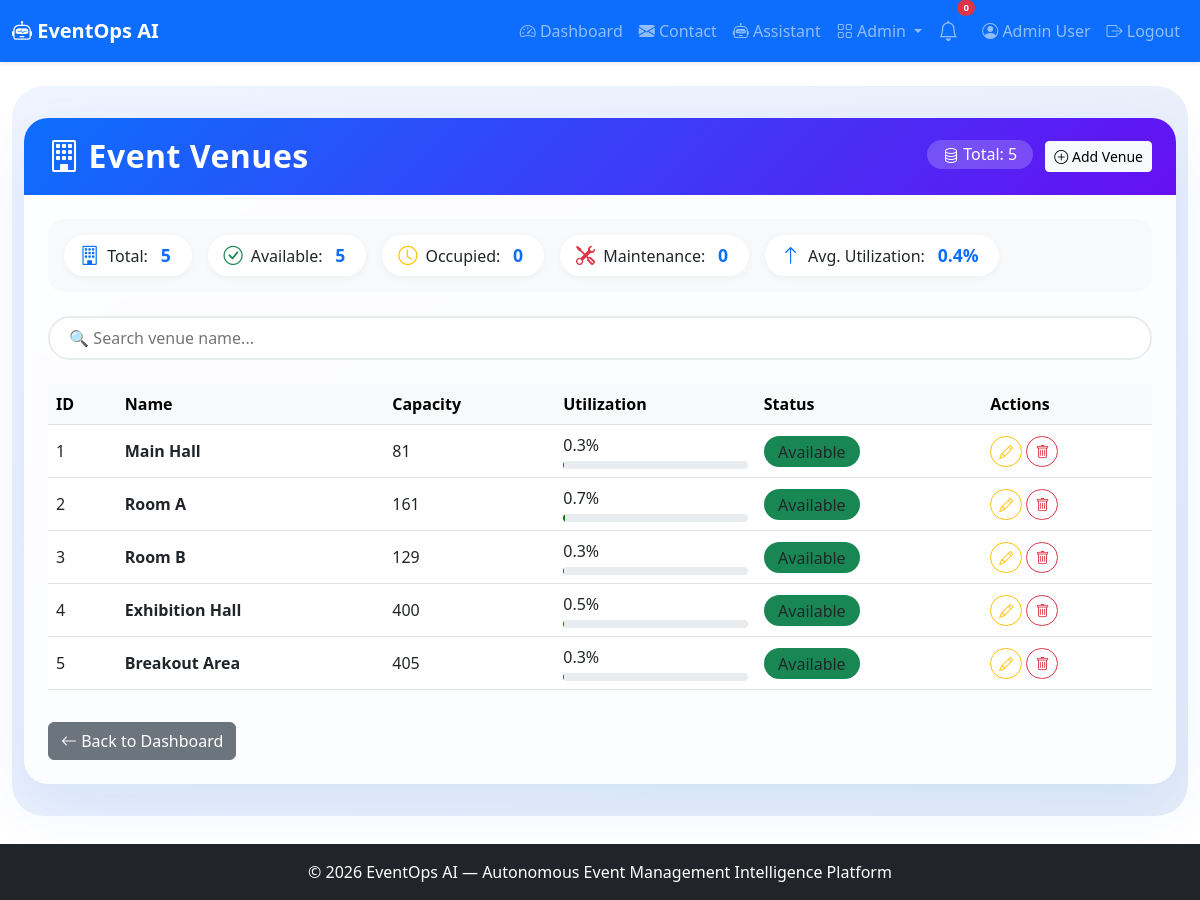
The app's page /admin/venues (signed in) with its own data.
### app.py (models this page shows, shortened)
class User(UserMixin, db.Model):
    id = db.Column(db.Integer, primary_key=True)
    name = db.Column(db.String(100), nullable=False)
    email = db.Column(db.String(100), unique=True, nullable=False)
    password_hash = db.Column(db.String(200), nullable=False)
    role = db.Column(db.String(20), default='user')
    created_at = db.Column(db.DateTime, default=lambda: datetime.now(timezone.utc))

class Venue(db.Model):
    id = db.Column(db.Integer, primary_key=True)
    name = db.Column(db.String(100), nullable=False)
    capacity = db.Column(db.Integer)
    utilization = db.Column(db.Float, default=0.0)
    status = db.Column(db.String(20), default='available')
    created_at = db.Column(db.DateTime, default=lambda: datetime.now(timezone.utc))

### app.py (the view)
@app.route('/admin/venues')
@login_required
def admin_venues():
    if current_user.role != 'admin':
        abort(403)
    venues = Venue.query.all()
    return render_template('admin_venues.html', venues=venues)

### app.py (called while the page is built)
@login_manager.user_loader
def load_user(user_id):
    return User.query.get(int(user_id))

### templates/admin_venues.html (shortened to what this page needs)
{% extends "base.html" %}
{% block content %}
<div class="admin-wrapper">
    <div class="container-fluid">
        <div class="card admin-card">
            <div class="card-header d-flex flex-wrap justify-content-between align-items-center">
                <h2 class="mb-0"><i class="bi bi-building me-2"></i>Event Venues</h2>
                <div>
                    <span class="total-badge"><i class="bi bi-database"></i> Total: {{ venues|length }}</span>
                    <a href="{{ url_for('admin_venue_add') }}" class="btn btn-light btn-sm ms-2">
                        <i class="bi bi-plus-circle"></i> Add Venue
                    </a>
                </div>
            </div>
            <div class="card-body">
                <div class="stats-row">
                    <div class="stat-item"><i class="bi bi-building"></i> Total: <span class="stat-num">{{ venues|length }}</span></div>
                    <div class="stat-item"><i class="bi bi-check-circle text-success"></i> Available: <span class="stat-num">{{ venues|selectattr('status', 'equalto', 'available')|list|length }}</span></div>
                    <div class="stat-item"><i class="bi bi-clock text-warning"></i> Occupied: <span class="stat-num">{{ venues|selectattr('status', 'equalto', 'occupied')|list|length }}</span></div>
                    <div class="stat-item"><i class="bi bi-tools text-danger"></i> Maintenance: <span class="stat-num">{{ venues|selectattr('status', 'equalto', 'maintenance')|list|length }}</span></div>
                    <div class="stat-item"><i class="bi bi-arrow-up text-primary"></i> Avg. Utilization: <span class="stat-num">{{ (venues|map(attribute='utilization')|sum / venues|length)|round(1) if venues else 0 }}%</span></div>
                </div>
                <div class="filter-bar">
                    <input type="text" id="searchVenue" class="search-box" placeholder="🔍 Search venue name...">
                </div>
                <div class="table-responsive">
                    <table class="table table-hover align-middle" id="venueTable">
                        <thead class="table-light">
                            <tr>
                                <th>ID</th>
                                <th>Name</th>
                                <th>Capacity</th>
                                <th>Utilization</th>
                                <th>Status</th>
                                <th>Actions</th>
                            </tr>
                        </thead>
                        <tbody>
                            {% for venue in venues %}
                            <tr data-name="{{ venue.name|lower }}">
                                <td>{{ venue.id }}</td>
                                <td><strong>{{ venue.name }}</strong></td>
                                <td>{{ venue.capacity }}</td>
                                <td>
                                    {{ venue.utilization|round(1) }}%
                                    <div class="utilization-bar">
                                    </div>
                                </td>
                                <td>
                                    <span class="badge-status bg-{{ 'success' if venue.status == 'available' else 'warning' if venue.status == 'occupied' else 'danger' }}">
                                        {{ venue.status|title }}
                                    </span>
                                </td>
                                <td>
                                    <a href="{{ url_for('admin_venue_edit', venue_id=venue.id) }}" class="btn btn-sm btn-outline-warning"><i class="bi bi-pencil"></i></a>
                                    <a href="{{ url_for('admin_venue_delete', venue_id=venue.id) }}" class="btn btn-sm btn-outline-danger" onclick="return confirm('Delete this venue?')"><i class="bi bi-trash"></i></a>
                                </td>
                            </tr>
                            {% endfor %}
                        </tbody>
                    </table>
                </div>
                <div class="mt-3">
                    <a href="{{ url_for('dashboard') }}" class="btn btn-secondary">
                        <i class="bi bi-arrow-left"></i> Back to Dashboard
                    </a>
                </div>
            </div>
        </div>
    </div>
</div>
{% endblock %}

### templates/base.html (shortened to what this page needs)
<!DOCTYPE html>
<html lang="en">
<head>
    <link href="https://cdn.jsdelivr.net/npm/bootstrap@5.3.0/dist/css/bootstrap.min.css" rel="stylesheet">
    <link rel="stylesheet" href="https://cdn.jsdelivr.net/npm/bootstrap-icons@1.11.0/font/bootstrap-icons.css">
    <link rel="stylesheet" href="{{ url_for('static', filename='css/style.css') }}">
</head>
<body>
<nav class="navbar navbar-expand-lg navbar-dark bg-primary shadow-sm">
    <div class="container-fluid">
        <a class="navbar-brand fw-bold" href="{{ url_for('index') }}">
            <i class="bi bi-robot"></i> EventOps AI
        </a>
        <div class="collapse navbar-collapse" id="navbarNav">
            <ul class="navbar-nav ms-auto align-items-lg-center">
                {% if current_user.is_authenticated %}
                <li class="nav-item">
                    <a class="nav-link" href="{{ url_for('dashboard') }}">
                        <i class="bi bi-speedometer2"></i> Dashboard
                    </a>
                </li>
                <li class="nav-item">
                    <a class="nav-link" href="{{ url_for('contact') }}">
                        <i class="bi bi-envelope-fill"></i> Contact
                    </a>
                </li>
                <li class="nav-item">
                    <a class="nav-link" href="{{ url_for('assistant_page') }}">
                        <i class="bi bi-robot"></i> Assistant
                    </a>
                </li>
                {% if current_user.role == 'admin' %}
                <li class="nav-item dropdown">
                    <a class="nav-link dropdown-toggle"
                       href="#"
                       role="button"
                       data-bs-toggle="dropdown">
                        <i class="bi bi-grid"></i> Admin
                    </a>
                </li>
                {% endif %}
                <li class="nav-item position-relative me-2">
                    <a class="nav-link"
                       href="#"
                       title="Notifications"
                       data-bs-toggle="dropdown">
                        <i class="bi bi-bell fs-5"></i>
                        <span class="position-absolute top-0 start-100 translate-middle badge rounded-pill bg-danger"
                              style="font-size:0.6rem;">
                            0
                        </span>
                    </a>
                </li>
                <li class="nav-item">
                    <a class="nav-link" href="{{ url_for('profile') }}">
                        <i class="bi bi-person-circle"></i>
                        {{ current_user.name }}
                    </a>
                </li>
                <li class="nav-item">
                    <a class="nav-link" href="{{ url_for('logout') }}">
                        <i class="bi bi-box-arrow-right"></i>
                        Logout
                    </a>
                </li>
                {% endif %}
            </ul>
        </div>
    </div>
</nav>
<main class="container-fluid py-4">
    {% block content %}{% endblock %}
</main>
<footer class="footer bg-dark text-white py-3 mt-4">
    <div class="container text-center">
        © 2026 EventOps AI — Autonomous Event Management Intelligence Platform
    </div>
</footer>
</body>
</html>

### static/css/style.css (style rules this page uses)
body { padding-bottom: 60px; }
.footer { position: fixed; bottom: 0; width: 100%; }

### templates/admin_venues.html (style rules this page uses)
.admin-wrapper { background: linear-gradient(145deg, #f0f4ff 0%, #e6edf7 100%); padding: 2rem 0; border-radius: 2rem; }
.admin-card { border: none; border-radius: 1.5rem; box-shadow: 0 20px 60px rgba(13, 110, 253, 0.10); background: rgba(255, 255, 255, 0.85); backdrop-filter: blur(4px); overflow: hidden; }
.admin-card .card-header { background: linear-gradient(135deg, #0d6efd, #6610f2); color: white; padding: 1.2rem 1.5rem; border: none; }
.admin-card .card-header h2 { font-weight: 700; letter-spacing: 0.5px; }
.admin-card .card-body { padding: 1.5rem; }
.stats-row { display: flex; flex-wrap: wrap; gap: 1rem; margin-bottom: 1.5rem; background: #f8f9fa; border-radius: 1rem; padding: 1rem; }
.stats-row .stat-item { display: flex; align-items: center; gap: 0.5rem; background: white; padding: 0.4rem 1rem; border-radius: 50px; box-shadow: 0 2px 8px rgba(0,0,0,0.04); }
.stats-row .stat-item i { font-size: 1.2rem; color: #0d6efd; }
.stats-row .stat-item .stat-num { font-weight: 700; color: #0d6efd; font-size: 1.1rem; margin: 0 0.3rem; }
.filter-bar { display: flex; flex-wrap: wrap; gap: 0.8rem; margin-bottom: 1.5rem; }
.filter-bar .search-box { flex: 1; min-width: 200px; border-radius: 50px; border: 2px solid #e9ecef; padding: 0.5rem 1.2rem; transition: all 0.2s; background: white; }
.table-hover tbody tr { transition: all 0.2s ease; }
.utilization-bar { width: 100%; height: 8px; background: #e9ecef; border-radius: 10px; overflow: hidden; margin-top: 4px; }
.badge-status { padding: 0.3rem 0.9rem; border-radius: 30px; font-weight: 500; }
.btn-outline-primary, .btn-outline-warning, .btn-outline-danger { border-radius: 30px; transition: all 0.2s; }
.total-badge { background: rgba(255,255,255,0.2); padding: 0.2rem 1rem; border-radius: 30px; font-weight: 500; }

### records on screen
User: name "Admin User"
Venue: id "1", name "Main Hall", capacity "81", utilization "0.3", status "Available"
Venue: id "2", name "Room A", capacity "161", utilization "0.7", status "Available"
Venue: id "3", name "Room B", capacity "129", utilization "0.3", status "Available"
Venue: id "4", name "Exhibition Hall", capacity "400", utilization "0.5", status "Available"
Venue: id "5", name "Breakout Area", capacity "405", utilization "0.3", status "Available"

### other values on screen
{{ venues|length }} "5"
{{ venues|selectattr('status', 'equalto', 'available')|list|length }} "5"
{{ venues|selectattr('status', 'equalto', 'occupied')|list|length }} "0"
{{ venues|selectattr('status', 'equalto', 'maintenance')|list|length }} "0"
